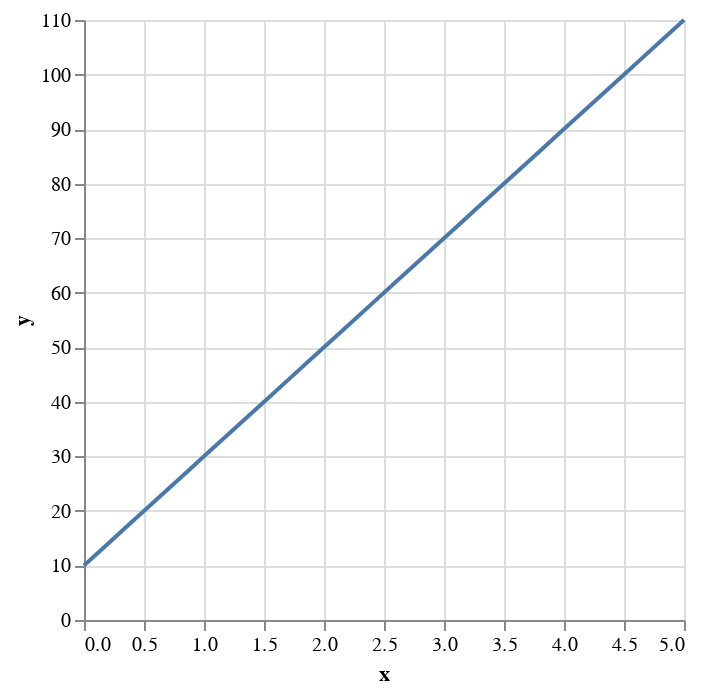

Write notebook code for a chart like this one.
### Code cell
# 가시화

import altair as alt

# 1. 데이터 생성
values = [{"x": x, "y": fixed_f(x)} for x in np.linspace(0.0, 5.0, 30)]

# 2. Altair 차트 생성
chart = alt.Chart(alt.Data(values=values)).mark_line().encode(
    x="x:Q",
    y="y:Q"
)

chart

### Figure 1 — Vega-Lite specification as saved in the notebook (floating-point values rounded to 4 significant figures)
{"config": {"view": {"continuousWidth": 300, "continuousHeight": 300}}, "data": {"values": [{"x": 0.0, "y": 10.0}, {"x": 0.1724, "y": 13.45}, {"x": 0.3448, "y": 16.9}, {"x": 0.5172, "y": 20.34}, {"x": 0.6897, "y": 23.79}, {"x": 0.8621, "y": 27.24}, {"x": 1.034, "y": 30.69}, {"x": 1.207, "y": 34.14}, {"x": 1.379, "y": 37.59}, {"x": 1.552, "y": 41.03}, {"x": 1.724, "y": 44.48}, {"x": 1.897, "y": 47.93}, {"x": 2.069, "y": 51.38}, {"x": 2.241, "y": 54.83}, {"x": 2.414, "y": 58.28}, {"x": 2.586, "y": 61.72}, {"x": 2.759, "y": 65.17}, {"x": 2.931, "y": 68.62}, {"x": 3.103, "y": 72.07}, {"x": 3.276, "y": 75.52}, {"x": 3.448, "y": 78.97}, {"x": 3.621, "y": 82.41}, {"x": 3.793, "y": 85.86}, {"x": 3.966, "y": 89.31}, {"x": 4.138, "y": 92.76}, {"x": 4.31, "y": 96.21}, {"x": 4.483, "y": 99.66}, {"x": 4.655, "y": 103.1}, {"x": 4.828, "y": 106.6}, {"x": 5.0, "y": 110.0}]}, "mark": {"type": "line"}, "encoding": {"x": {"field": "x", "type": "quantitative"}, "y": {"field": "y", "type": "quantitative"}}, "$schema": "https://vega.github.io/schema/vega-lite/v5.20.1.json"}
